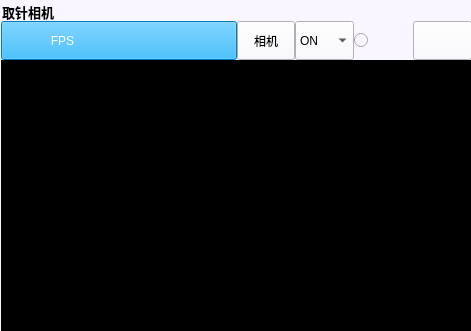
    <widget class="QGroupBox" name="groupBox_camera_1">
     <property name="enabled">
      <bool>true</bool>
     </property>
     <property name="geometry">
      <rect>
       <x>10</x>
       <y>10</y>
       <width>471</width>
       <height>331</height>
      </rect>
     </property>
     <property name="font">
      <font>
       <family>Bahnschrift SemiBold</family>
       <pointsize>10</pointsize>
       <weight>75</weight>
       <bold>true</bold>
      </font>
     </property>
     <property name="styleSheet">
      <string notr="true">background-color: rgb(249, 246, 255);</string>
     </property>
     <property name="title">
      <string>取针相机</string>
     </property>
     <widget class="QWidget" name="layoutWidget_3">
      <property name="geometry">
       <rect>
        <x>1</x>
        <y>21</y>
        <width>471</width>
        <height>311</height>
       </rect>
      </property>
      <layout class="QVBoxLayout" name="verticalLayout_5" stretch="1,7">
       <property name="spacing">
        <number>0</number>
       </property>
       <item>
        <layout class="QHBoxLayout" name="horizontalLayout_5" stretch="4,1,1,1,1">
         <property name="spacing">
          <number>0</number>
         </property>
         <property name="sizeConstraint">
          <enum>QLayout::SetNoConstraint</enum>
         </property>
         <property name="rightMargin">
          <number>0</number>
         </property>
         <item>
          <widget class="QPushButton" name="pushButton_FPS_1">
           <property name="sizePolicy">
            <sizepolicy hsizetype="Preferred" vsizetype="Preferred">
             <horstretch>0</horstretch>
             <verstretch>0</verstretch>
            </sizepolicy>
           </property>
           <property name="styleSheet">
            <string notr="true">
background-color: rgb(0, 170, 255);
color: rgb(255, 255, 255);</string>
           </property>
           <property name="text">
            <string>FPS                                  </string>
           </property>
          </widget>
         </item>
         <item>
          <widget class="QToolButton" name="camera_1">
           <property name="sizePolicy">
            <sizepolicy hsizetype="Preferred" vsizetype="Expanding">
             <horstretch>0</horstretch>
             <verstretch>0</verstretch>
            </sizepolicy>
           </property>
           <property name="styleSheet">
            <string notr="true"/>
           </property>
           <property name="text">
            <string>相机</string>
           </property>
           <property name="icon">
            <iconset resource="image.qrc">
             <normaloff>:/image/image/camera.png</normaloff>:/image/image/camera.png</iconset>
           </property>
           <property name="iconSize">
            <size>
             <width>32</width>
             <height>32</height>
            </size>
           </property>
          </widget>
         </item>
         <item>
          <widget class="QComboBox" name="triggermode_1">
           <property name="sizePolicy">
            <sizepolicy hsizetype="Preferred" vsizetype="Minimum">
             <horstretch>0</horstretch>
             <verstretch>0</verstretch>
            </sizepolicy>
           </property>
           <item>
            <property name="text">
             <string>ON</string>
            </property>
           </item>
           <item>
            <property name="text">
             <string>OFF</string>
            </property>
           </item>
          </widget>
         </item>
         <item>
          <widget class="QRadioButton" name="saveimage_1">
           <property name="sizePolicy">
            <sizepolicy hsizetype="Minimum" vsizetype="Minimum">
             <horstretch>0</horstretch>
             <verstretch>0</verstretch>
            </sizepolicy>
           </property>
           <property name="text">
            <string/>
           </property>
           <property name="icon">
            <iconset>
             <normaloff>image/保存.png</normaloff>
             <selectedoff>:/image/image/saveimage.png</selectedoff>image/保存.png</iconset>
           </property>
           <property name="iconSize">
            <size>
             <width>32</width>
             <height>32</height>
            </size>
           </property>
          </widget>
         </item>
         <item>
          <widget class="QToolButton" name="software_1">
           <property name="sizePolicy">
            <sizepolicy hsizetype="Minimum" vsizetype="Minimum">
             <horstretch>0</horstretch>
             <verstretch>0</verstretch>
            </sizepolicy>
           </property>
           <property name="text">
            <string/>
           </property>
           <property name="icon">
            <iconset>
             <normaloff>image/modal16-01.png</normaloff>
             <selectedoff>:/image/image/software.png</selectedoff>image/modal16-01.png</iconset>
           </property>
           <property name="iconSize">
            <size>
             <width>32</width>
             <height>32</height>
            </size>
           </property>
          </widget>
         </item>
        </layout>
       </item>
       <item>
        <widget class="Form" name="form_1">
         <property name="enabled">
          <bool>true</bool>
         </property>
         <property name="styleSheet">
          <string notr="true">background-color: rgb(0, 0, 0);</string>
         </property>
         <property name="frameShape">
          <enum>QFrame::StyledPanel</enum>
         </property>
         <property name="frameShadow">
          <enum>QFrame::Raised</enum>
         </property>
        </widget>
       </item>
      </layout>
     </widget>
    </widget>
